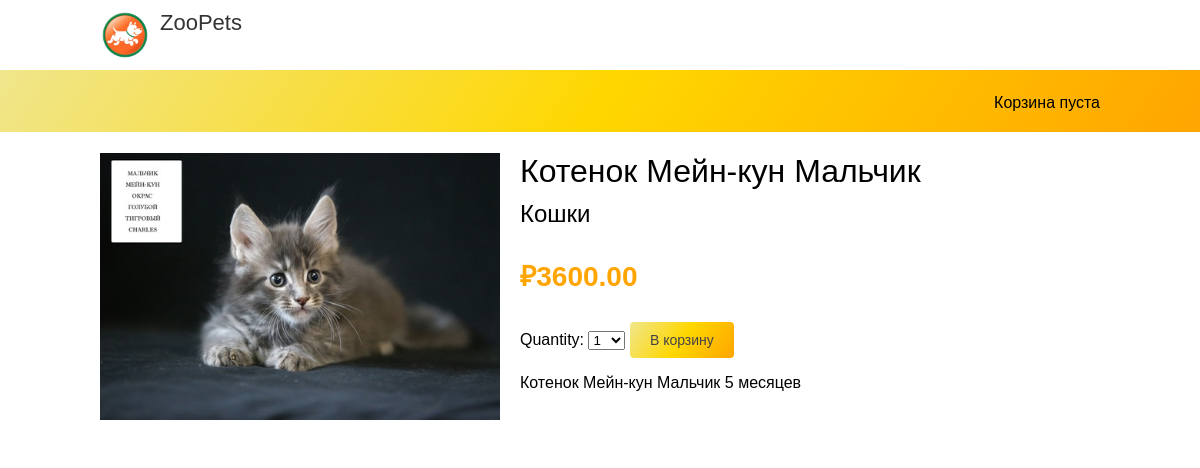
Screenshot of /1/m/ with the database file from the repository.
### shop/models.py (models this page shows, shortened)
class Product(models.Model):
    category = models.ForeignKey(Category, related_name='products', blank=True,default=None,null=True, on_delete=models.SET_DEFAULT )
    name = models.CharField(max_length=200, db_index=True)
    slug = models.SlugField(max_length=200, db_index=True)
    image = models.ImageField(upload_to='products/%Y/%m/%d', blank=True)
    description = models.TextField(blank=True)
    price = models.DecimalField(max_digits=10, decimal_places=2)
    stock = models.PositiveIntegerField()
    available = models.BooleanField(default=True)
    created = models.DateTimeField(auto_now_add=True)
    updated = models.DateTimeField(auto_now=True)
    class Meta:
        ordering = ('name',)
        index_together = (('id', 'slug'),)

class Category(models.Model):
    name = models.CharField(max_length=200, db_index=True)
    slug = models.SlugField(max_length=200, db_index=True, unique=True)
    class Meta:
        ordering = ('name',)
        verbose_name = 'Категория'
        verbose_name_plural = 'Категории'
    def __str__(self):
        return self.name
    def get_absolute_url(self):
            return reverse('shop:product_list_by_category',
                           args=[self.slug])

### shop/views.py (the view)
# urls.py: path('<int:id>/<slug:slug>/', views.product_detail,
def product_detail(request, id, slug):
    language = request.LANGUAGE_CODE
    product = get_object_or_404(Product,
                                id=id,
                                available=True)
    cart_product_form = CartAddProductForm()
    recommended_products = []
    return render(request,
                  'shop/product/detail.html',
                  {'product': product,
                  'cart_product_form': cart_product_form,
                  'recommended_products': recommended_products})

### cart/forms.py
class CartAddProductForm(forms.Form):
    quantity = forms.TypedChoiceField(choices=PRODUCT_QUANTITY_CHOICES,coerce=int)
    update = forms.BooleanField(required=False, initial=False,widget=forms.HiddenInput)

### cart/cart.py (called while the page is built)
    def __len__(self):
        return sum(item['quantity'] for item in self.cart.values())

### cart/context_processors.py (called while the page is built)
def cart(request):
    return {'cart': Cart(request)}

### shop/templates/shop/product/detail.html (shortened to what this page needs)
{% extends "shop/base.html" %}
{% load i18n %}
{% load static %}
{% block content %}
  <div class="product-detail">
    <img src="{% if product.image %}{{ product.image.url }}{% else %}{% static "img/no_image.png" %}{% endif %}">
    <h1>{{ product.name }}</h1>
    <h2><a href="{{ product.category.get_absolute_url }}">{{ product.category }}</a></h2>
    <p class="price">&#8381;{{ product.price }}</p>
    <form action="{% url "cart:cart_add" product.id %}" method="post">
      {{ cart_product_form }}
      <input type="submit" value="{% trans "В корзину" %}">
    </form>
    {{ product.description|linebreaks }}
  </div>
{% endblock %}

### shop/static/css/base.css (style rules this page uses)
body { margin:0; padding:0; font-family:helvetica, sans-serif; background: #ffffff; }
h1, h2, h3, h4, h5 , h6 { font-family: 'Teko', sans-serif; font-weight:normal; }
a { text-decoration:none; color:#000; }
a.button, input[type="submit"] { color:#444; border-radius:4px; padding:10px 20px; font-size:14px; border:0; background: linear-gradient( 124deg, #F0E68C, #FFD700, #FFA500); ) }
#content h1 { margin-right: 50px; margin-left: 50px; }
.product-detail { text-align:justify; }
.product-detail .price { color:#FFA500; font-size:28px; font-weight:bold; }
.product-detail img { width:40%; height:40%; float:left; padding:0 20px 20px 0; }
.product-detail h1 { margin-bottom:0; }
.product-detail h2 { margin-top:10px; }
img { width: 100px; height: 100px; object-fit: cover; }

### rows the page displays
Product: image (picture), name "Котенок Мейн-кун Мальчик", category "Кошки", price "3600.00", description "Котенок Мейн-кун Мальчик 5 месяцев"
